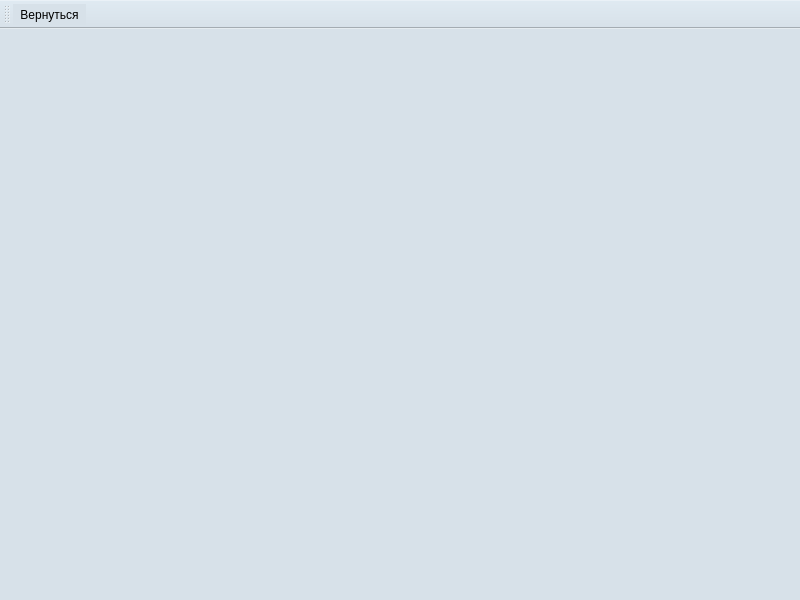
<?xml version="1.0" encoding="UTF-8"?>
<ui version="4.0">
 <class>HashTableWindow</class>
 <widget class="QMainWindow" name="HashTableWindow">
  <property name="geometry">
   <rect>
    <x>0</x>
    <y>0</y>
    <width>800</width>
    <height>600</height>
   </rect>
  </property>
  <property name="windowTitle">
   <string>MainWindow</string>
  </property>
  <property name="styleSheet">
   <string notr="true">background: #D7E1E9;</string>
  </property>
  <widget class="QWidget" name="centralwidget"/>
  <widget class="QMenuBar" name="menubar">
   <property name="geometry">
    <rect>
     <x>0</x>
     <y>0</y>
     <width>800</width>
     <height>22</height>
    </rect>
   </property>
  </widget>
  <widget class="QStatusBar" name="statusbar"/>
  <widget class="QToolBar" name="toolBar">
   <property name="windowTitle">
    <string>toolBar</string>
   </property>
   <attribute name="toolBarArea">
    <enum>TopToolBarArea</enum>
   </attribute>
   <attribute name="toolBarBreak">
    <bool>false</bool>
   </attribute>
   <addaction name="action"/>
  </widget>
  <action name="action">
   <property name="icon">
    <iconset resource="resource.qrc">
     <normaloff>:/IMG/pkL_aLB4L_I.jpg</normaloff>:/IMG/pkL_aLB4L_I.jpg</iconset>
   </property>
   <property name="text">
    <string>Вернуться</string>
   </property>
   <property name="toolTip">
    <string>Вернуться</string>
   </property>
  </action>
 </widget>
 <resources>
  <include location="resource.qrc"/>
 </resources>
 <connections/>
</ui>
